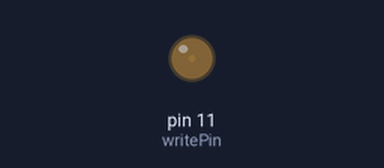
Recording of a sketch running on a simulated Arduino Uno, built with avr-gcc and run on an emulated ATmega328P. Parts: output pins drawn as LEDs (lit = HIGH).

Above: at 0.05 s.
At 0.65 s:
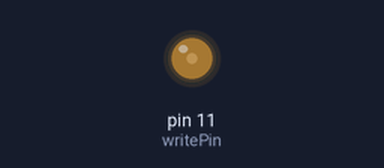
At 1.3 s:
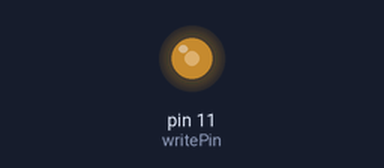
At 2.55 s:
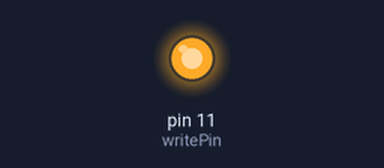
Timing chart, 0 to 5.9 s (numbered marks = the images above):
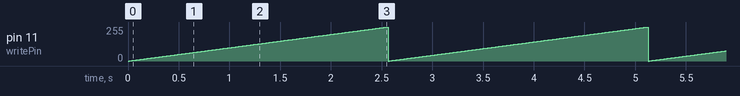

Measured:
- by itself, pin 11 (writePin): ramps from 0/255 to 255/255 and jumps back, once every 2.6 s

The sketch:

intermediateDimmer.ino
```cpp
int writePin = 11;

void setup(){
  pinMode(11,OUTPUT);
}

void loop(){
  int ii = 0;
  for (ii == 0; ii <= 255; ii++){
    analogWrite(writePin,ii);
    delay(10);
  }
}
```
